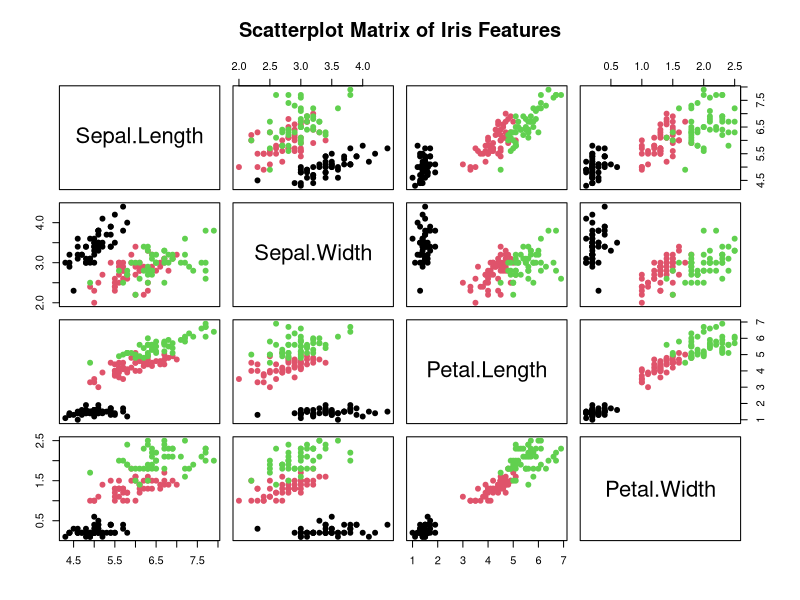
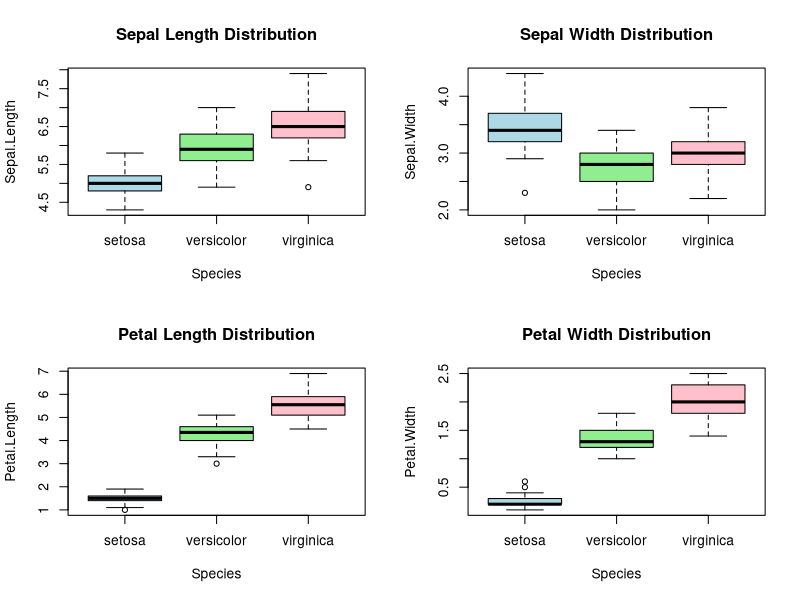
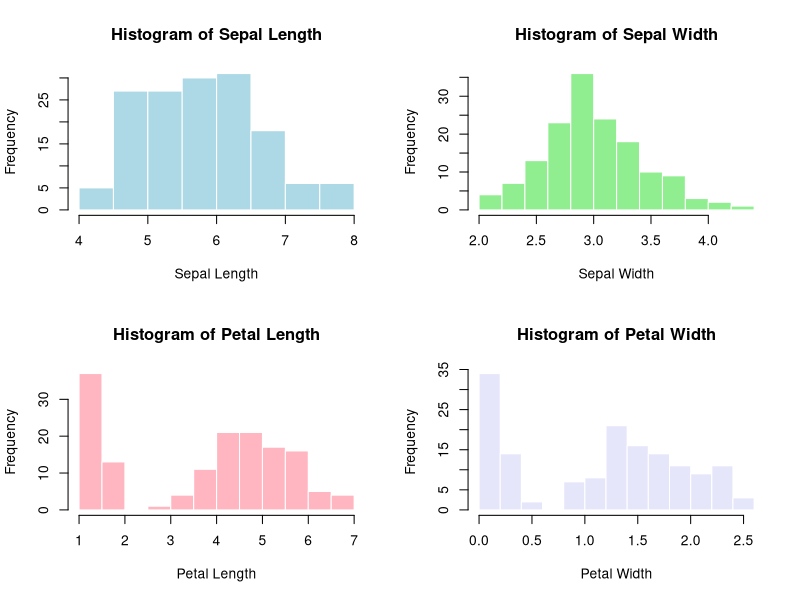
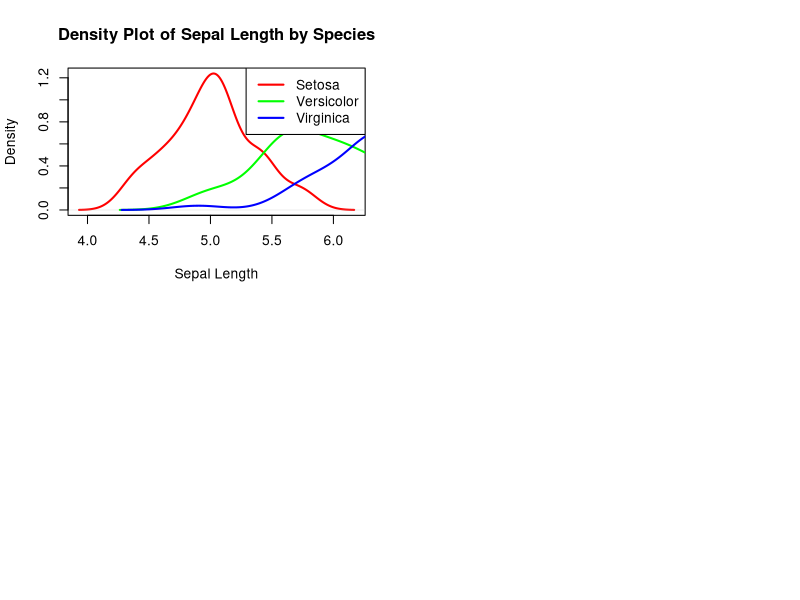

The R script that drew these images, in order:
# Question 1: Data Import and Exploration:

 # I: Load the iris dataset
data("iris")

# II: Display the first two rows
head(iris,2)

# III: Explore the dataset structure using summary() and str()

# View the summary statistics of the dataset
summary(iris)

# View the structure of the dataset
str(iris)


# Question 2: Data Visualisation:

#I: Create a pair plot(scatterplot matrix) to visualize the 
# relationship between the different features (sepal length, sepal width, petal 
# length and petal width)

pairs(iris[, 1:4],
      main = "Scatterplot Matrix of Iris Features",
      pch = 19,
      col = iris$Species)

# II: Use boxplot to visualise the distribution of each feature across three 
# species

# Boxplot for all features

# Arranging plots into two rows and two columns(2x2 Grid)

par(mfrow = c(2,2))

boxplot(Sepal.Length ~ Species, data = iris,
        main = "Sepal Length Distribution",
        col = c("lightblue","lightgreen","pink"))

boxplot(Sepal.Width ~ Species, data = iris,
        main = "Sepal Width Distribution",
        col = c("lightblue","lightgreen","pink"))

boxplot(Petal.Length ~ Species, data = iris,
        main = "Petal Length Distribution",
        col = c("lightblue","lightgreen","pink"))

boxplot(Petal.Width ~ Species, data = iris,
        main = "Petal Width Distribution",
        col = c("lightblue","lightgreen","pink"))

# III: Generate histogram for the numerical values
# (sepal length, sepal width etc)

# Listing out all 4 numerical columns
# Sepal.Length
# Sepal.Width
# Petal.Length 
# Petal.Width 

# Histogram  for Sepal Length 

hist(iris$Sepal.Length,
     main = "Histogram of Sepal Length",
     xlab = "Sepal Length",
     col = "lightblue",
     border = "white")

# Histogram for Sepal Width 

hist(iris$Sepal.Width,
     main = "Histogram of Sepal Width",
     xlab = "Sepal Width",
     col = "lightgreen",
     border = "white")

# Histogram for Petal Length 

hist(iris$Petal.Length,
     main = "Histogram of Petal Length",
     xlab = "Petal Length",
     col = "lightpink",
     border = "white")

# Histogram for Petal Width

hist(iris$Petal.Width,
     main = "Histogram of Petal Width",
     xlab = "Petal Width",
     col = "lavender",
     border = "white")

# Iv: Implement at least one other plot of your choice that helps
# visualise the data

# Density plot for Sepal Length and Species 

plot(density(iris$Sepal.Length[iris$Species=="setosa"]),
     col="red", lwd=2, main="Density Plot of Sepal Length by Species",
     xlab="Sepal Length")
lines(density(iris$Sepal.Length[iris$Species=="versicolor"]), col="green", 
      lwd=2)
lines(density(iris$Sepal.Length[iris$Species=="virginica"]), col="blue", lwd=2)
legend("topright", legend=c("Setosa","Versicolor","Virginica"),
       col=c("red","green","blue"), lwd=2)



# Question 3: Statistical Summary and Insights:

# I: Calculate Basic Statistical Insight such as Mean, Median and Standard 
# Deviation for each of the Features

# Listing out the Features 

features <- iris[, 1:4]

# Calculating Mean for each features 

sapply(features, mean)

# Calculating Median for each feature

sapply(features, median)

# Calculating Standard Deviation for each feature 

sapply(features, sd)

# II: Provide a brief Interpretation of the Descriptive Statistics
# Interpretation of Descriptive Statistics 

# The sepal dimensions (length and width) are fairly consistent across the 
# iris flowers, with low variability. Petal dimensions (length and width) vary 
# more, especially petal length, reflecting differences between species. 
# This suggests that petal measurements are more useful for distinguishing
# between Setosa, Versicolor, and Virginica, while sepal measurements are 
# relatively similar across species. 
# Overall, the dataset shows moderate and roughly symmetric distributions.

# Below is a Summary Table for each Feature, which supports the descriptive
# statistics discussed above.

stat_summary <- data.frame(
  Feature = colnames(features),
  Mean = sapply(features, mean),
  Median = sapply(features, median),
  SD = sapply(features, sd)
)

stat_summary


# Question 4: Simple Classification Model 

# I: split the dataset into training and test sets
# (e.g 70% training and 30 % testing)

# Setting seed for reproducibility
set.seed(123)

# Shuffling the iris dataset 
iris <- iris[sample(nrow(iris)), ]

# Computing split index for 70% training data
train_index <- 1:round(0.7 * nrow(iris))

# Spliting the dataset into training and testing sets
train_data <- iris[train_index, ]

test_data  <- iris[-train_index, ]

# Checking for Dimensions 
dim(train_data)

dim(test_data)


# II: Implement a K nearest Neighbours(K-NN) classifier to predict thespecies of
# the iris flowers

# Loading the class package 
library(class)

# Preparing the features (X) and (Y) Labels 
train_X <- train_data[, 1:4]
train_Y <- train_data$Species 


test_X <- test_data[, 1:4]
test_Y <- test_data$Species

# Set K (number of Neighbors)
k <- 3

# Build k-NN model and predict species for test set
pred_Y <- knn(train = train_X, test = test_X, cl = train_Y, k = k)

# Display Prediction
pred_Y

# III: Evaluate the accuracy of your model on the test set and display the 
# confusion matrix.

# Accuracy Evaluation
accuracy <- sum(pred_Y == test_Y) / length(test_Y)
accuracy

#Confusion Matrix
confusion_matrix <- table(Predicted = pred_Y, Actual = test_Y)
confusion_matrix


# Iv: Provide a brief Explanation of the K-NN algorithm and interprete the 
#results of the model.

# Explanation of the K-Nearest Neighbors (K-NN) Algorithm

# The K-Nearest Neighbors (K-NN) algorithm predicts the class of a new 
# observation by finding its k closest data points in the training set and by 
# assigning the majority class among those neighbors. 
# It is a simple, distance-based method that works well when similar observations
# belong to the same class.


# Interpretation of the Model results 
# The model achieved 93.33% accuracy, meaning it correctly predicted most iris 
# species. Setosa was classified almost perfectly, while a few errors occurred 
# between Versicolor and Virginica, which have similar measurements. 
# Overall, the K-NN classifier performed very well on the dataset.

# Question 5: Report and Submission Guidelines

# I: Project Details:
# Project Title: Iris Analysis using R programming 
# Group Name:
# Submission Date:

# II: Introduction: Briefly Describe the iris data set and the purpose of the 
# Analysis

# Introduction: 
# The Iris dataset is a well-known dataset in statistics and machine learning,
# it consisting of 150 flower samples from three species
# (Setosa, Versicolor, Virginica). Each sample includes four morphological 
# measurements: sepal length, sepal width, petal length, and petal width. 
# These measurements make the dataset ideal for exploring relationships 
# between features, by performing descriptive statistics, and evaluating simple  
# classification algorithms.

# Purpose of the Analysis:
# The purpose of this analysis is to explore the dataset through descriptive 
# statistics and visualisations, and to build a simple classification model. 
# Specifically, this analysis aims to summarise the key numerical features,
# examine differences across species, and apply a K-Nearest Neighbours (K-NN) 
# algorithm to predict species based on flower measurements.

#III: Methodology:Explain the steps taking to explore , Visualise and Analyse 
#data, including the choice of plots and classification model.

#This analysis of the Iris dataset was conducted in several structured steps:
  
# I: Data Import and Exploration:
# The iris dataset was loaded into R, and its structure was examined using 
# summary() and str() to understand the distribution and types of features.
# The first few rows were displayed with head() to inspect sample observations.

# 2: Data Visualisation:
# Visualisation techniques were employed to explore relationships among features
# and differences across species:
  
# Scatterplot Matrix (Pair Plot): was Used to examine pairwise relationships
# between sepal and petal measurements.


# Boxplots: Illustrated the distribution of each feature across species, 
# highlighting differences in medians and variability.

# Histograms: Showed the frequency distribution of each numerical feature.

# Density Plots: Provided a smoothed representation of feature distributions by
# species.

# 3: Statistical Summary:
# Basic descriptive statistics including mean, median, and standard deviation
# were computed for each feature to summarise central tendency and variability.

# 4: Classification Model:
# A K-Nearest Neighbours (K-NN) classifier was implemented to predict iris
# species based on morphological measurements. The dataset was split into 
# training (70%) and test (30%) sets. The model was evaluated using accuracy 
# and a confusion matrix to assess performance.
# These steps ensured a comprehensive understanding of the dataset and
# demonstrated how simple statistical and machine learning methods can be 
# applied to classify iris species.

# Iv: Results and Discussion: Present and Interprete the key findings including
# Statistical summaries, visualisations and model performance.
# Descriptive statistics and visualisations revealed clear differences among
# iris species: Setosa has the smallest measurements, Virginica the largest, 
# and Versicolor is intermediate. Scatterplots and density plots showed strong 
# correlations between petal length and width, while sepal measurements 
# overlapped slightly. The K-NN classifier achieved 93.33% accuracy, with most 
# errors occurring between Versicolor and Virginica. 
# Overall, the analysis demonstrates that the Iris dataset is suitable for 
# classification, and K-NN effectively predicts species based on flower
# measurements.

# v: Conclusion: Summarise the overal insights gained from the project and any
# recommendation for future analysis.

# This analysis of the Iris dataset provided a comprehensive understanding of 
# differences in sepal and petal measurements across species. 
# Descriptive statistics and visualisations highlighted clear patterns, 
# especially for petal length and width, while the K-Nearest Neighbours (K-NN)
# model demonstrated high predictive accuracy (93.33%).

# For future analysis, it is recommended to explore alternative classification 
# algorithms, such as decision trees or support vector machines, evaluate
# additional metrics (precision, recall, F1-score), and consider feature 
# engineering or dimensionality reduction to improve model performance and 
# interpretability.

